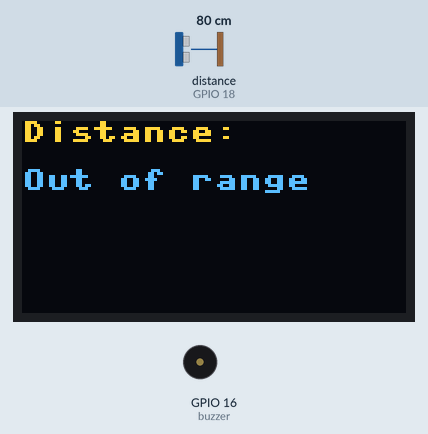
Recording of a program running on a simulated ESP32 board running MicroPython. Shown: 128×64 one-colour display, buzzer (waves = sounding). Inputs (shaded band) come from the test bench; at power-on: distance to the obstacle (sensor on GPIO 18) 80 cm. The echo pulse lasts 58.3 µs per cm; the OLED is the two-colour kind (top 16 rows yellow); library files of the repository ran but are not shown: hcsr04.py.

Above: at 1.2 s.
1.3 s: distance to the obstacle (sensor on GPIO 18) set to 65 cm
At 1.8 s:
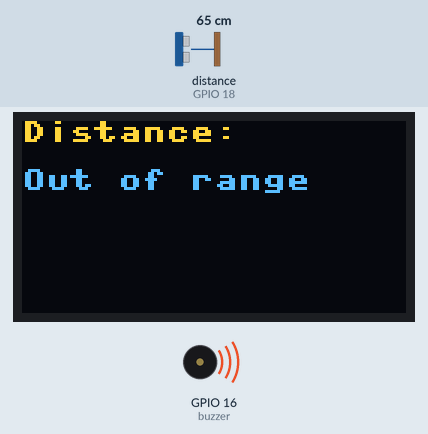
2.8 s: distance to the obstacle (sensor on GPIO 18) set to 5 cm
At 3.1 s:
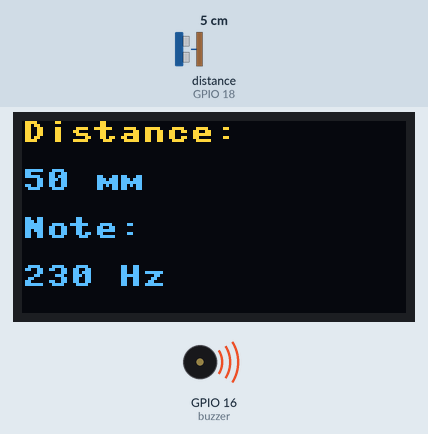
4.3 s: distance to the obstacle (sensor on GPIO 18) set to 2 cm
At 5.1 s:
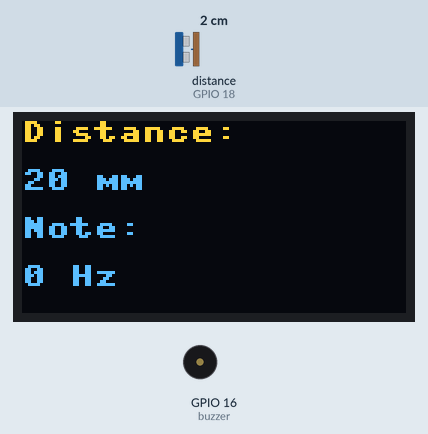
5.8 s: distance to the obstacle (sensor on GPIO 18) set to 60 cm
At 7.0 s:
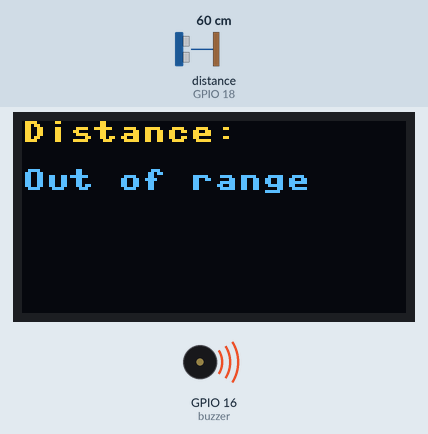
7.3 s: distance to the obstacle (sensor on GPIO 18) set to 120 cm
At 8.5 s:
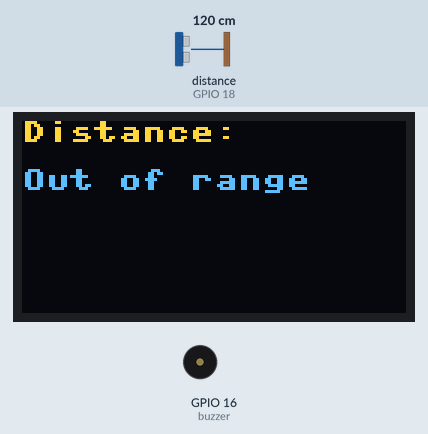
Timing chart, 0 to 9.8 s (numbered marks = the images above; inputs shaded):
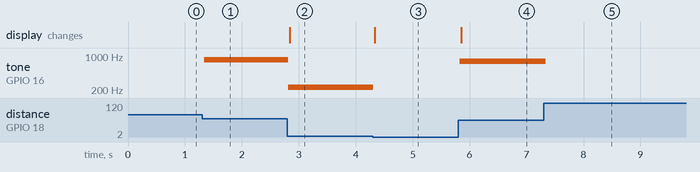

The program:

air-piano.py
```python
from machine import Pin, SoftI2C, PWM
from ssd1306 import SSD1306_I2C
from hcsr04 import HCSR04
import utime

# Constants
OLED_WIDTH = 128
OLED_HEIGHT = 64
NOTE_MIN = 220  # Lowest frequency
NOTE_MAX = 880  # Highest frequency
DIST_MIN = 40  # Minimum distance


# Pins
TRIGGER_PIN = 5  # Sonar trigger pin
ECHO_PIN = 18  # Sonar echo pin
BUZZER_PIN = 16
I2C_SCL_PIN = 22
I2C_SDA_PIN = 21


# oled
i2c = SoftI2C(scl=Pin(I2C_SCL_PIN), sda=Pin(I2C_SDA_PIN))
oled = SSD1306_I2C(OLED_WIDTH, OLED_HEIGHT, i2c)

# sonar
sonar = HCSR04(trigger_pin=TRIGGER_PIN, echo_pin=ECHO_PIN)

# buzzer
buzzer = PWM(Pin(BUZZER_PIN, Pin.OUT), freq=40, duty=0)  # Lowest freq: 40


def update_display(distance, key):
    oled.fill(0)
    oled.text("Distance: ", 0, 0)
    if 2 <= distance <= 400:
        oled.text(str(distance) + " mm", 0, 16)
        oled.text("Note: ", 0, 32)
        oled.text(str(key) + " Hz", 0, 48)
    else:
        oled.text("Out of range", 0, 16)
    oled.show()


def map_distance_to_frequency(distance):
    if DIST_MIN <= distance <= DIST_MIN + (NOTE_MAX - NOTE_MIN):
        return NOTE_MIN + (distance - DIST_MIN)
    else:
        return 0


def main():
    while True:
        distance = sonar.distance_mm()
        key = map_distance_to_frequency(distance)
        if key:
            buzzer.freq(key)
            buzzer.duty(512)
        else:
            buzzer.duty(0)
        update_display(distance, key)
        utime.sleep_ms(10)


if __name__ == "__main__":
    main()
```

Measured:
- the behaviour switches between 70 and 69 cm on distance to the obstacle (sensor on GPIO 18) (found by bisection; images 0 and 1)
- the behaviour switches between 4 and 3 cm on distance to the obstacle (sensor on GPIO 18) (found by bisection; images 2 and 3)
- after the input at 1.3 s, tone on GPIO 16 (buzzer): silent → 831 Hz at once
- after the input at 2.8 s, tone on GPIO 16 (buzzer): 831 Hz → 230 Hz at once; the display: changes at once (image 2)
- after the input at 4.3 s, tone on GPIO 16 (buzzer): 230 Hz → silent at once; the display: changes at once (image 3)
- after the input at 5.8 s, tone on GPIO 16 (buzzer): silent → 781 Hz at once; the display: changes after 0.05 s (image 4)
- after the input at 7.3 s, tone on GPIO 16 (buzzer): 781 Hz → silent at once
